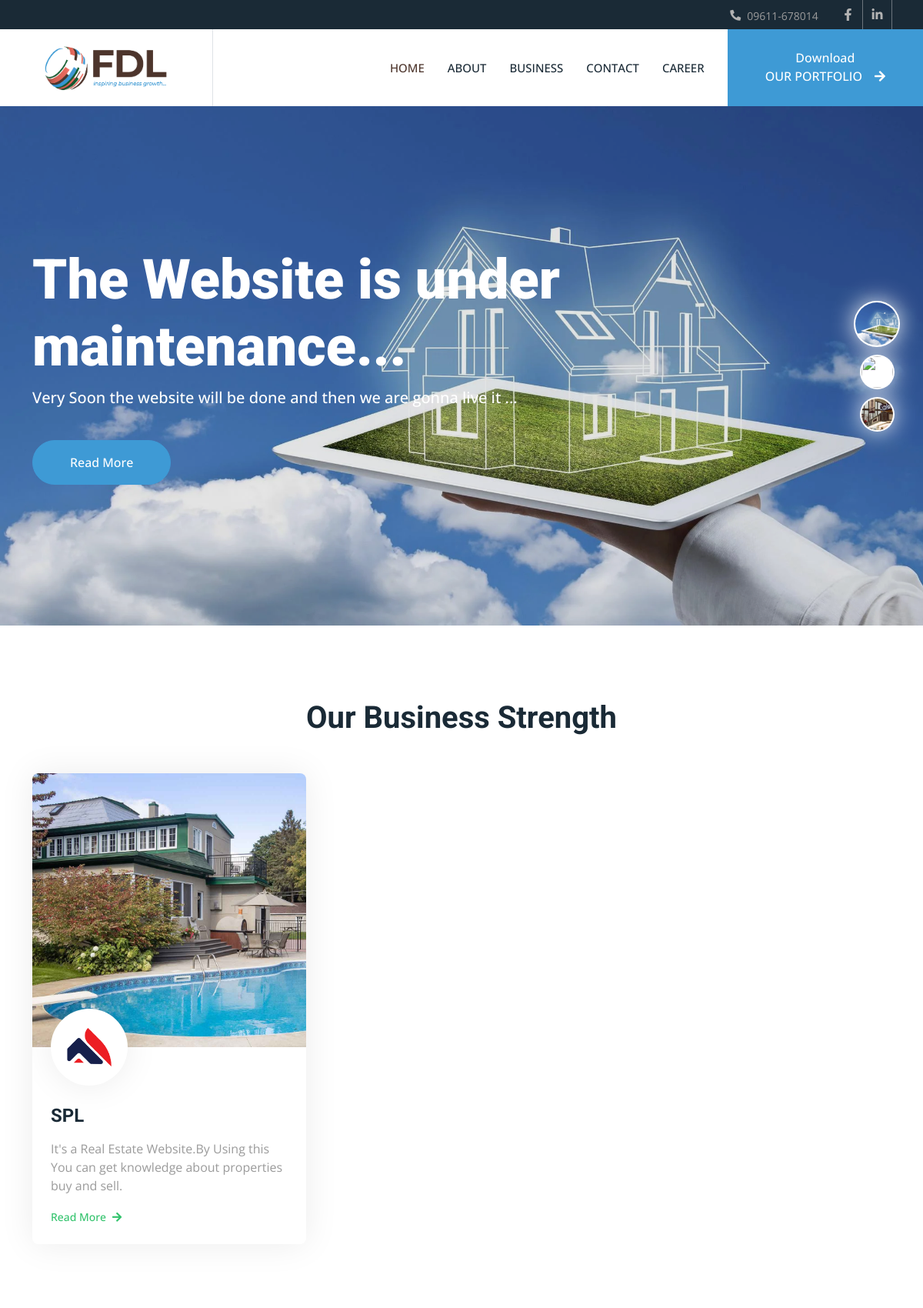
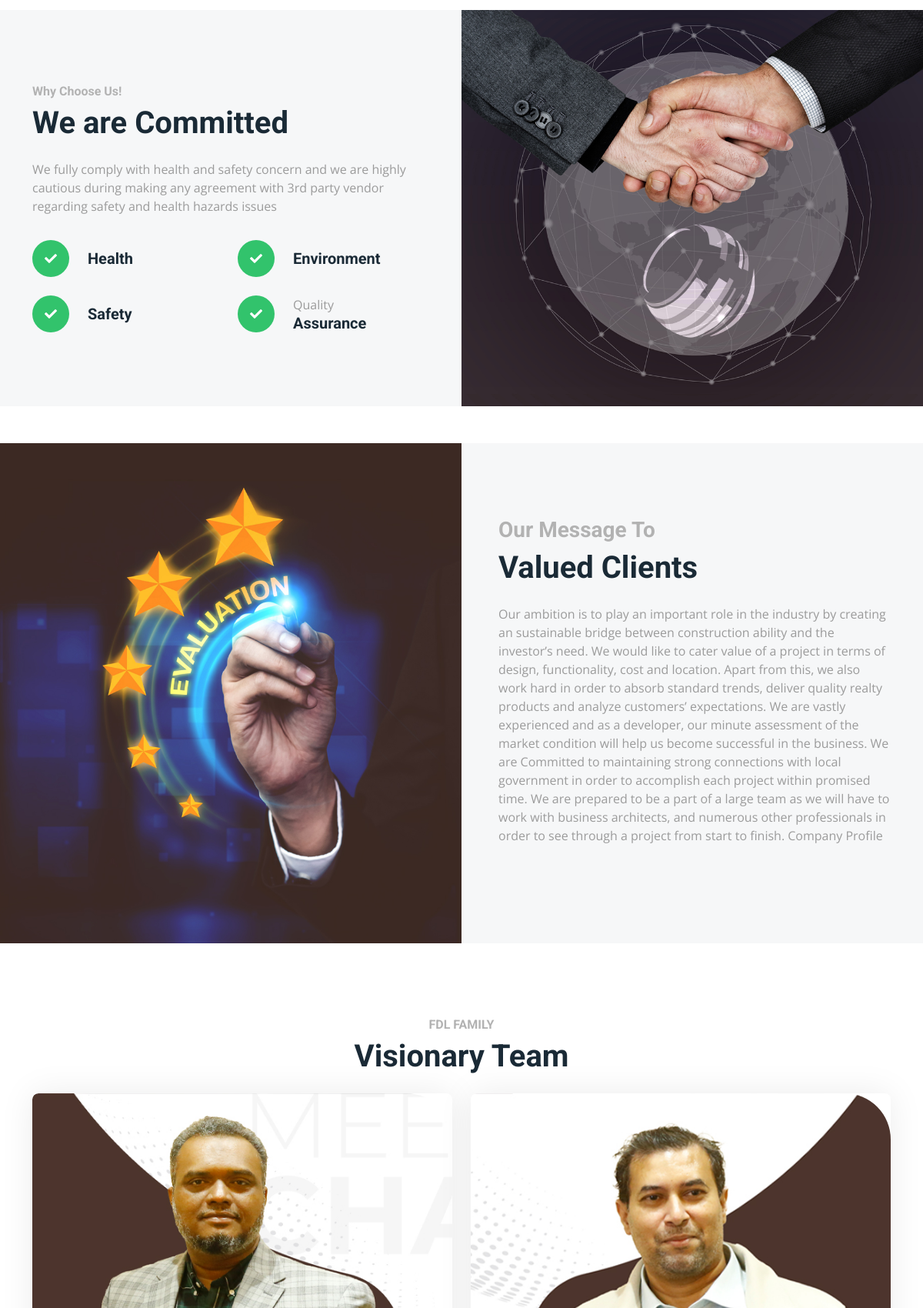
The page / (upper part) on the database its author committed (2 pictures, top to bottom).
### products/models.py (models this page shows, shortened)
class CarouselItem(models.Model):
    image = models.ImageField(upload_to='carousel/')
    title = models.CharField(max_length=200)
    description = models.TextField(max_length=300)

class BusinessStrength(models.Model):
    title = models.CharField(max_length=200)
    description = models.TextField()
    image = models.ImageField(upload_to='business_strength/')
    icon = models.ImageField(upload_to='business_strength/icons/')
    link = models.URLField(max_length=200, blank=True, null=True)

### products/views.py (the view)
# urls.py: 2. Add a URL to urlpatterns:  path('', views.home, name='home')
def home(request):
    portfolio = Portfolio.objects.last()  # Get the most recently uploaded portfolio
    carousel_items = CarouselItem.objects.all()
    business_strengths = BusinessStrength.objects.all()
    context = {
        'portfolio': portfolio,
        'carousel_items': carousel_items,
        'business_strengths': business_strengths
    }
    return render(request, 'products/home.html',context)

### products/templates/products/home.html (shortened to what this page needs)
{% extends "products/base.html" %}
{% block body %}
{% load static %}
<div class="container-fluid p-0 pb-5 wow fadeIn" data-wow-delay="0.1s">
    <div class="owl-carousel header-carousel position-relative">
        {% for item in carousel_items %}
        <div class="owl-carousel-item position-relative" data-dot="<img src='{{ item.image.url }}'>">
            <img class="img-fluid" src="{{ item.image.url }}" alt="">
            <div class="owl-carousel-inner">
                <div class="container">
                    <div class="row justify-content-start">
                        <div class="col-10 col-lg-8">
                            <h1 class="display-2 text-white animated slideInDown">{{ item.title }}</h1>
                            <p class="fs-5 fw-medium text-white mb-4 pb-3">{{ item.description }}</p>
                            <a href="#" class="btn btn-primary rounded-pill py-3 px-5 animated slideInLeft">Read More</a>
                        </div>
                    </div>
                </div>
            </div>
        </div>
        {% endfor %}
    </div>
</div>
<div class="container-xxl py-5">
    <div class="container">
        <div class="text-center mx-auto mb-5 wow fadeInUp" data-wow-delay="0.1s" style="max-width: 600px;">
            <h1 class="mb-4">Our Business Strength</h1>
        </div>
        <div class="row g-4">
            {% for item in business_strengths %}
            <div class="col-md-6 col-lg-4 wow fadeInUp" data-wow-delay="0.{{ forloop.counter0 }}s">
                <div class="service-item rounded overflow-hidden">
                    <img class="img-fluid" src="{{ item.image.url }}" alt="">
                    <div class="position-relative p-4 pt-0">
                        <div class="service-icon">
                            <img src="{{ item.icon.url }}" style="width:80px;">
                        </div>
                        <h4 class="mb-3">{{ item.title }}</h4>
                        <p>{{ item.description }}</p>
                        {% if item.link %}
                        <a class="small fw-medium" href="{{ item.link }}" target="_blank">Read More<i class="fa fa-arrow-right ms-2"></i></a>
                        {% else %}
                        <a class="small fw-medium disabled">Read More<i class="fa fa-arrow-right ms-2"></i></a>
                        {% endif %}
                    </div>
                </div>
            </div>
            {% endfor %}
        </div>
    </div>
</div>
    <div class="container-fluid bg-light overflow-hidden my-5 px-lg-0">
        <div class="container feature px-lg-0">
            <div class="row g-0 mx-lg-0">
                <div class="col-lg-6 feature-text py-5 wow fadeIn" data-wow-delay="0.1s">
                    <div class="p-lg-5 ps-lg-0">
                        <h6 class="text-primary">Why Choose Us!</h6>
                        <h1 class="mb-4">We are Committed</h1>
                        <p class="mb-4 pb-2">We fully comply with health and safety concern and we are highly cautious during making any agreement with 3rd party vendor regarding safety and health hazards issues</p>
                        <div class="row g-4">
                            <div class="col-6">
                                <div class="d-flex align-items-center">
                                    <div class="btn-lg-square bg-primary rounded-circle">
                                        <i class="fa fa-check text-white"></i>
                                    </div>
                                    <div class="ms-4">
                                        <h5 class="mb-0">Health</h5>
                                    </div>
                                </div>
                            </div>
                            <div class="col-6">
                                <div class="d-flex align-items-center">
                                    <div class="btn-lg-square bg-primary rounded-circle">
                                        <i class="fa fa-check text-white"></i>
                                    </div>
                                    <div class="ms-4">
                                        <h5 class="mb-0">Environment</h5>
                                    </div>
                                </div>
                            </div>
                            <div class="col-6">
                                <div class="d-flex align-items-center">
                                    <div class="btn-lg-square bg-primary rounded-circle">
                                        <i class="fa fa-check text-white"></i>
                                    </div>
                                    <div class="ms-4">
                                        <h5 class="mb-0">Safety</h5>
                                    </div>
                                </div>
                            </div>
                            <div class="col-6">
                                <div class="d-flex align-items-center">
                                    <div class="btn-lg-square bg-primary rounded-circle">
                                        <i class="fa fa-check text-white"></i>
                                    </div>
                                    <div class="ms-4">
                                        <p class="mb-0">Quality</p>
                                        <h5 class="mb-0">Assurance</h5>
                                    </div>
                                </div>
                            </div>
                        </div>
                    </div>
                </div>
                <div class="col-lg-6 pe-lg-0 wow fadeIn" data-wow-delay="0.5s" style="min-height: 400px;">
                    <div class="position-relative h-100">
                        <img class="position-absolute img-fluid w-100 h-100" src={% static "img/feature.jpg"%} style="object-fit: cover;" alt="">
                    </div>
                </div>
            </div>
        </div>
    </div>
    <div class="container-fluid bg-light overflow-hidden my-5 px-lg-0">
        <div class="container quote px-lg-0">
            <div class="row g-0 mx-lg-0">
                <div class="col-lg-6 ps-lg-0 wow fadeIn" data-wow-delay="0.1s" style="min-height: 400px;">
                    <div class="position-relative h-100">
                        <img class="position-absolute img-fluid w-100 h-100" src={% static "img/quote.jpg"%} style="object-fit: cover;" alt="">
                    </div>
                </div>
                <div class="col-lg-6 quote-text py-5 wow fadeIn" data-wow-delay="0.5s">
                    <div class="p-lg-5 pe-lg-0">
                        <h3 class="text-primary">Our Message To</h3>
                        <h1 class="mb-4">Valued Clients</h1>
                        <p class="mb-4 pb-2">Our ambition is to play an        important role in the industry by creating an sustainable bridge between construction ability and the investor’s need.
                            We would like to cater value of a project in terms of design, functionality, cost and location. Apart from this, we also work hard in order to absorb standard trends, deliver quality realty products and analyze customers’ expectations.
                            We are vastly experienced and as a developer, our minute assessment of the market condition will help us become successful in the business. We are Committed to maintaining strong        connections with local government in order to accomplish each project within promised time. We are prepared to be a part of a large team as we will have to work with business architects, and numerous other professionals in order to see through a project from start to finish.
                            Company
                            Profile
                        </p>
                    </div>
                </div>
            </div>
        </div>
    </div>
    <div class="container-xxl py-5">
        <div class="container">
            <div class="text-center mx-auto mb-4 wow fadeInUp" data-wow-delay="0.1s" style="max-width: 600px;">
                <h6 class="text-primary">FDL FAMILY</h6>
                <h1 class="mb-4">Visionary Team</h1>
            </div>
            <div class="row g-4">
                <div class="col-lg-6 col-md-6 wow fadeInUp" data-wow-delay="0.1s">
                    <div class="team-item rounded overflow-hidden">
                        <div class="d-flex">
                            <img class="img-fluid" src={% static "img/team-1.jpg" %} alt="">
                        </div>
                    </div>
                </div>
                <div class="col-lg-6 col-md-6 wow fadeInUp" data-wow-delay="0.3s">
                    <div class="team-item rounded overflow-hidden">
                        <div class="d-flex">
                            <img class="img-fluid" src={% static "img/team-2.jpg"%} alt="">
                        </div>
                    </div>
                </div>
            </div>
        </div>
    </div>
{% endblock %}

### products/static/css/style.css (style rules this page uses)
:root { --primary: #4d352c; --light: #F6F7F8; --dark: #1A2A36; }
.fw-medium { font-weight: 500 !important; }
.btn { font-weight: 500; transition: .5s; }
.btn.btn-primary, .btn.btn-outline-primary:hover { color: #FFFFFF; }
.btn-lg-square { width: 48px; height: 48px; }
.btn-square, .btn-sm-square, .btn-lg-square { padding: 0; display: flex; align-items: center; justify-content: center; font-weight: normal; }
.owl-carousel-inner { position: absolute; width: 100%; height: 100%; top: 0; left: 0; display: flex; align-items: center; background: rgba(0, 0, 0, .1); }
.service-item { box-shadow: 0 0 45px rgba(0, 0, 0, .08); }
.service-icon { position: relative; margin: -50px 0 25px 0; width: 100px; height: 100px; display: flex; align-items: center; justify-content: center; color: var(--primary); background: #FFFFFF; border-radius: 100px; box-shadow: 0 0 45px rgba(0, 0, 0, .08); transition: .5s; }
@media (min-width: 992px) { .container.feature { max-width: 100% !important; } }
@media (min-width: 992px) { .feature-text { padding-left: calc(((100% - 960px) / 2) + .75rem); } }
@media (min-width: 1200px) { .feature-text { padding-left: calc(((100% - 1140px) / 2) + .75rem); } }
@media (min-width: 992px) { .container.quote { max-width: 100% !important; } }
@media (min-width: 992px) { .quote-text { padding-right: calc(((100% - 960px) / 2) + .75rem); } }
@media (min-width: 1200px) { .quote-text { padding-right: calc(((100% - 1140px) / 2) + .75rem); } }
.team-item { box-shadow: 0 0 45px rgba(0, 0, 0, .08); }
.team-item img { border-radius: 8px 60px 0 0; }

### rows shown on the page
CarouselItem: image (picture), title "The Website is under maintenance...", description "Very Soon the website will be done and then we are gonna live it ..."
BusinessStrength: image (picture), icon (picture), title "SPL", description "It's a Real Estate Website.By Using this You can get knowledge about properties buy and sell."
